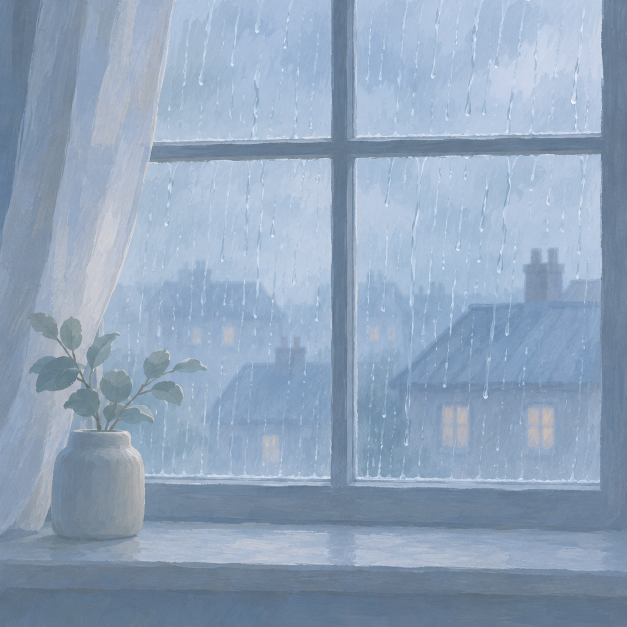
#> input picture main/assets/ambient/rain.png, 1254 x 1254 px (shown at 1/2 size); its folder holds 4 pictures in this run
$ python prepare_ambient_wallpapers.py
#> lines starting #> are read from the running program, lines starting #| are printed output that depends on the picture
#!/usr/bin/env python3
"""Convert the checked-in generated artwork to the device's BMP/RGB565 assets."""
from pathlib import Path
from PIL import Image

folder = Path(__file__).resolve().parents[2] / 'main/assets/ambient'
with (folder / 'wallpapers.c').open('w') as output:
    output.write('#include <stdint.h>\nconst uint16_t speaker_ambient_wallpapers[4][57600] = {\n')
    for scene in ('rain', 'shore', 'forest', 'cafe'):
        image = Image.open(folder / (scene+'.png')).convert('RGB').resize((240,240),Image.Resampling.LANCZOS)
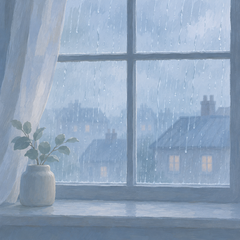
#> image: PIL image 240x240 RGB; mean R, G, B 144.9, 164.4, 187.2
        image.save(folder / (scene+'.bmp'))
        pixels = [((r>>3)<<11)|((g>>2)<<5)|(b>>3) for r,g,b in image.getdata()]
#> pixels = 57600 items
        output.write('{\n')
        for start in range(0,len(pixels),16):
            output.write(','.join(hex(value) for value in pixels[start:start+16])+',\n')
#> this loop made 3600 passes
#> start on passes 2 to 4: 16, 32, 48
        output.write('},\n')
#> pass 2 of the loop `for scene in ('rain', 'shore', 'forest', 'cafe'):`:
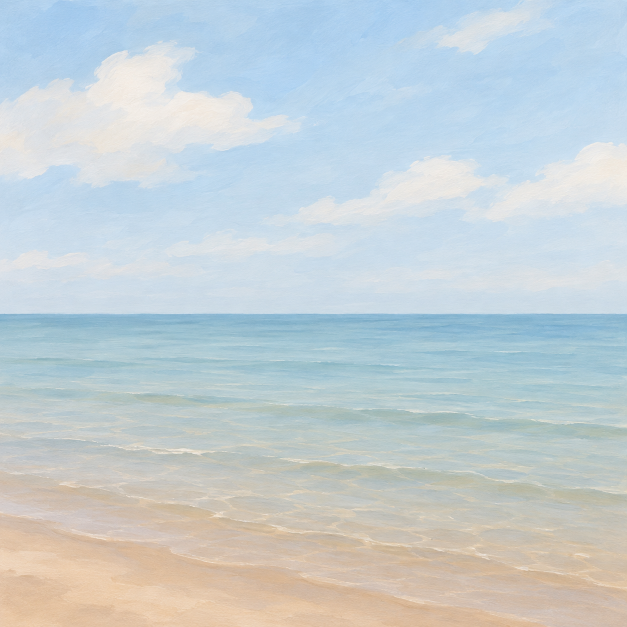
#> input picture main/assets/ambient/shore.png, 1254 x 1254 px (shown at 1/2 size)
#> `image = Image.open(folder / (scene+'.png')).convert('RGB').resize((240..`:
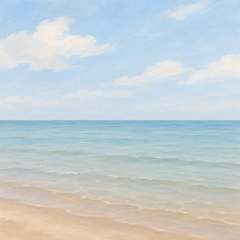
#> image: PIL image 240x240 RGB; mean R, G, B 196.7, 207.1, 211
#> the loop `for start in range(0,len(pixels),16):` made 3600 passes
#> pass 3 of the loop `for scene in ('rain', 'shore', 'forest', 'cafe'):`:
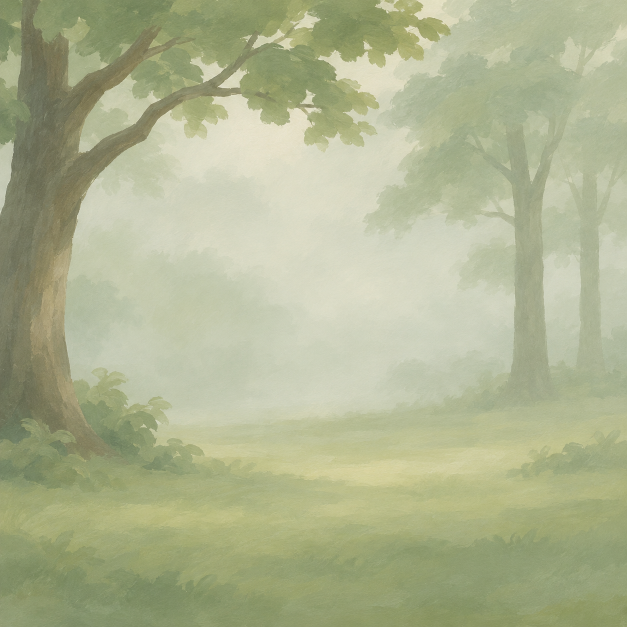
#> input picture main/assets/ambient/forest.png, 1254 x 1254 px (shown at 1/2 size)
#> `image = Image.open(folder / (scene+'.png')).convert('RGB').resize((240..`:
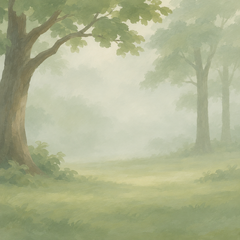
#> image: PIL image 240x240 RGB; mean R, G, B 173.9, 179.5, 144.2
#> the loop made 4 passes; the first 3 are shown
    output.write('};\n')
